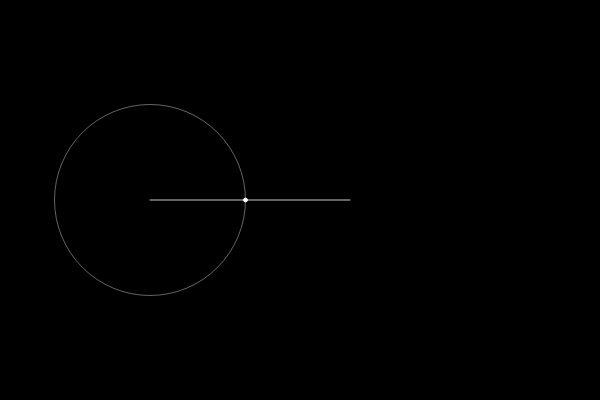
Frame 1 (no input)
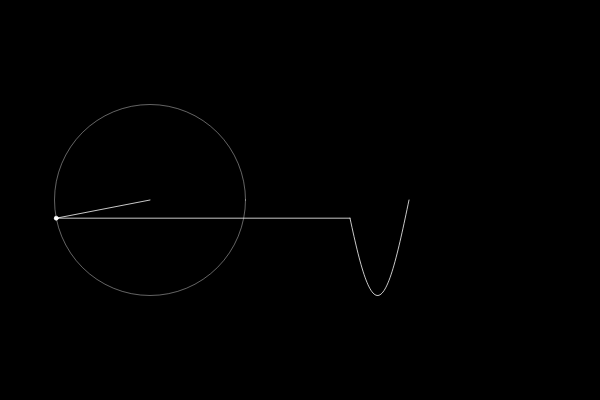
Frame 60 (no input)
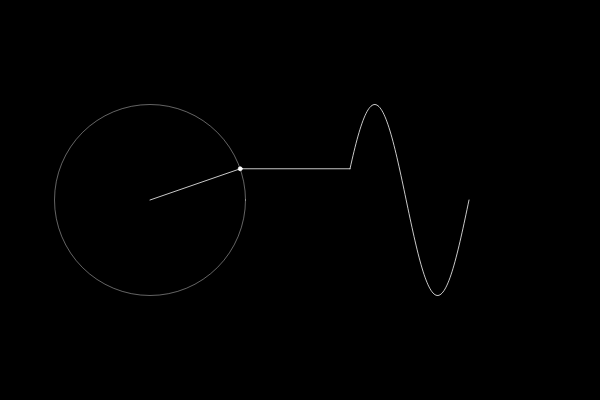
Frame 120 (the mouse pressed at the canvas centre since frame 60)

The p5.js sketch that drew these frames (run headless with seeded random() and noise() and a simulated clock; from frame 60 on, the mouse is pressed at the canvas centre):

// p5.js sketch
// ── sketch.js
// Fourrier Series : Step_02
// angle or time : time is moving forward
let time = 0;
let wave = [];
let slider;

function setup() {
    createCanvas(600, 400);
    slider = createSlider(1,10,1);
}

function draw() {
    background(0);
    translate(150, 200);

    // polar coordinates
    let x = 0;
    let y = 0;

    for (let i = 0; i < slider.value(); i++) {
        let prevx = x;
        let prevy = y;
        let n = i * 2 + 1;
        let radius = 75 * (4 / (n * PI));
        x += radius * cos(n * time);
        y += radius * sin(n * time);

        stroke(255, 100);
        noFill();
        ellipse(prevx, prevy, radius*2);   

        stroke(255, 200);
        line(prevx, prevy, x, y);
        fill(255);
        ellipse(x, y, 4);
   
    
    }

    wave.unshift(y);

    translate(200, 0);
    line(x-200, y, 0, wave[0]);

    beginShape();
    noFill();
    for (let i = 0; i < wave.length; i++) {
       vertex(i, wave[i]); 
    }
    endShape();
    
    time += 0.05;

    if (wave.length > 175) {
        wave.pop();
    }
}
